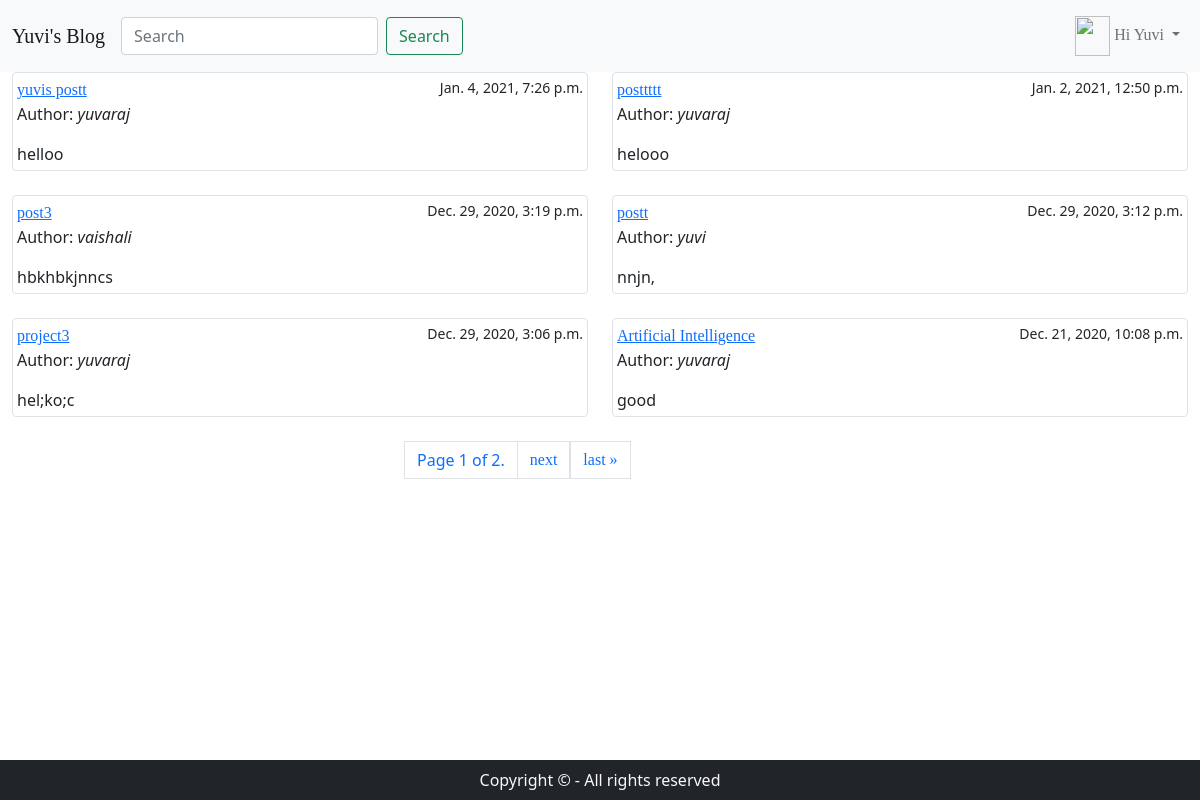
The app's page /blog/postlist/ (signed in) with its own data.
### post/models.py (models this page shows, shortened)
class post(models.Model):
	choice = (
		('draft','Draft'),('published','Published')
	)
	title = models.CharField(max_length=100)
	author = models.ForeignKey(User,on_delete=models.CASCADE,related_name='blog_post')
	slug = models.SlugField(max_length=100,unique=True)
	description = models.TextField()
	created = models.DateTimeField(auto_now_add=True)
	updated = models.DateTimeField(auto_now=True)
	status = models.CharField(max_length=100,choices=choice,default='draft')
	likes = models.ManyToManyField(User,related_name='likes',blank=True)
	restrict_comments = models.BooleanField(default=False)
	favourite = models.ManyToManyField(User,related_name='favourite',blank=True)
	def get_absolute_url(self):
		return reverse("blog:post_detail",args=[self.slug])
	active = postmanager()
	objects = models.Manager()

### post/views.py (the view)
# urls.py: path('postlist/',post_list,name='post_list'),
@login_required(login_url='blog:user_login')
def post_list(request):
	obj_list = post.active.all().order_by('-id')
	if request.user.is_staff or request.user.is_superuser:
		obj_list = post.objects.all().order_by('-id')
	query = request.GET.get("q")
	if query:
		obj_list = obj_list.filter(
			Q(title__icontains=query)|
			Q(author__username=query)|
			Q(description__icontains=query)
			)
	paginator = Paginator(obj_list,6)
	page = request.GET.get('page')
	obj = paginator.get_page(page)
	context = {
	'posts':obj
	}
	return render(request,'post_list.html',context)

### post/models.py (called while the page is built)
	def all(self):
		return super(postmanager,self).all().filter(status='published')

### template/post_list.html (shortened to what this page needs)
{% extends 'base.html' %}
{% block content %}
<div class="container-fluid">
	<div class="row">
		{% for i in posts%}
		<div class="col-md-6">
			<div class="img-thumbnail">
				<a href="{{i.get_absolute_url}}">{{i.title}}</a>
				<small style="float: right;">{{i.created}}</small><br>
				<p>Author: <i>{{i.author}}</i></p>
				{{i.description}}
			</div>
			<br>
		</div>
		{% empty %}
			<div class="container-fluid">
				No posts found for "{{request.GET.q}}"
			</div>
		{% endfor %}
</div>
	<div class="col-md-6 offset-md-4">
	<ul class="pagination">
	    <li class="page-item page-link">
	            Page {{ posts.number }} of {{ posts.paginator.num_pages }}.
	        </li>
     	<li>
    	{% if posts.has_next %}
            <li class="page-item"><a href="?page={{ posts.next_page_number }}" class="page-link">next</a></li>
            <li>
            <a href="?page={{ posts.paginator.num_pages }}" class="page-link">last &raquo;</a></li>
    	{% endif %}
    	</li>
	</ul>
	</div>
</div>
{% endblock %}

### template/base.html (shortened to what this page needs)
<!DOCTYPE html>
{% load static %}
<html>
<head>
 <link rel="stylesheet" type="text/css" href="{% static 'post/style1.css' %}">
<link href="https://cdn.jsdelivr.net/npm/bootstrap@5.0.0-beta1/dist/css/bootstrap.min.css" rel="stylesheet">
</head>
<body>
{% include 'navbar.html' %}
{% block content %}
{% endblock %}
{% include 'footer.html' %}
</body>
</html>

### template/navbar.html (shortened to what this page needs)
<nav class="navbar navbar-expand-lg navbar-light bg-light">
  <div class="container-fluid">
    <a class="navbar-brand" href="{% url 'blog:post_list' %}">Yuvi's Blog</a>
    <div class="collapse navbar-collapse" id="navbarSupportedContent">
      <ul class="navbar-nav me-auto mb-2 mb-lg-0">
        <form class="d-flex" action="{% url 'blog:post_list' %}">
        <input class="form-control me-2" type="search" placeholder="Search" aria-label="Search" name='q'>
        <button class="btn btn-outline-success" type="submit">Search</button>
      </form>
      </ul>
      <ul class="navbar-nav">
        {% if request.user.is_authenticated %}
          <li class="nav-item dropdown">
            <a class="nav-link dropdown-toggle" href="#" id="navbarDropdown" role="button" data-bs-toggle="dropdown" aria-expanded="false">
              {% if request.user.profile.photo %}
                <img src="{{request.user.profile.photo.url}}" class="nav-img">
              {% else %}
                  <img src="/media/download.png" class="nav-img">
              {% endif %}
              <span>Hi {{request.user|capfirst}}</span>
            </a>
          </li>
        {% else %}
          <li class="nav-item">
            <a href="{% url 'blog:user_login' %}" class="nav-link">Login</a>
          </li>
        {% endif %}
      </ul>
    </div>
  </div>
</nav>

### template/footer.html
<footer class="footer">
	<p class="bg-dark text-light text-center py-2 my-0">
		Copyright &copy; - All rights reserved
	</p>
</footer>

### static/post/style1.css (style rules this page uses)
html, body { height: 100%; }
body { display: flex; flex-direction: column; }
.container,.container-fluid { flex: 1 0 auto; }
.footer { flex-shrink: 0; }
a { font-family: Finchley; }
img.nav-img { height: 40px; width: 35px; }

### records on screen
post: title "yuvis postt", created "Jan. 4, 2021, 7:26 p.m.", author "yuvaraj", description "helloo"
post: title "posttttt", created "Jan. 2, 2021, 12:50 p.m.", author "yuvaraj", description "helooo"
post: title "post3", created "Dec. 29, 2020, 3:19 p.m.", author "vaishali", description "hbkhbkjnncs"
post: title "postt", created "Dec. 29, 2020, 3:12 p.m.", author "yuvi", description "nnjn,"
post: title "project3", created "Dec. 29, 2020, 3:06 p.m.", author "yuvaraj", description "hel;ko;c"
post: title "Artificial Intelligence", created "Dec. 21, 2020, 10:08 p.m.", author "yuvaraj", description "good"

### other values on screen
{{ request.user|capfirst }} "Yuvi"
{{ posts.number }} "1"
{{ posts.paginator.num_pages }} "2"
